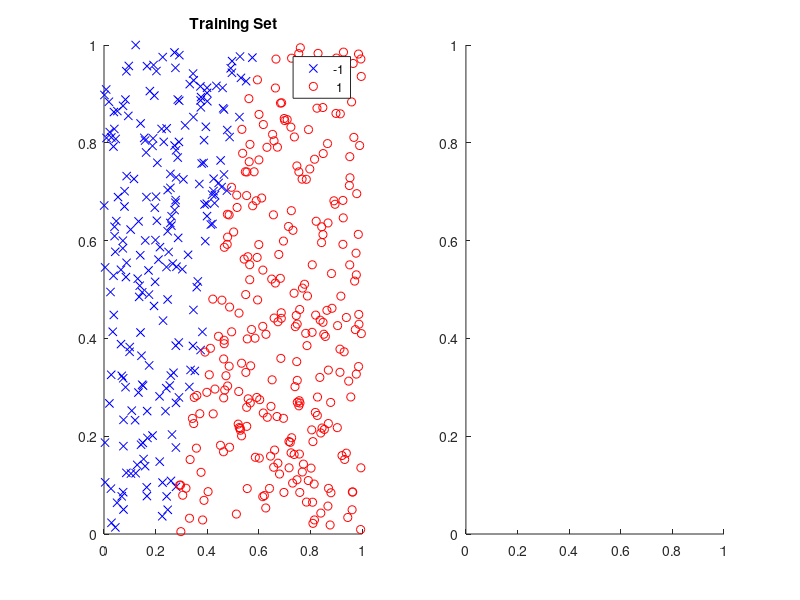

Write the MATLAB code that produced this figure. (Note: this script raises an error after producing the figure.)
% Martin Merener, martin.merener@gmail.com, 01-Dec-2014 %
% ------------------------------------------------------%

% Script implementing Support Vector Machines Explained, by Tristan Fletcher
% Case solved: classification - binary - Train Set Linearly Separable - Solution via QP.

d = 2; % dimension of space
N = 500; % number of training points           

MaxIter_Data = 200; % Matlab default is 200


% Creating target function: targetFun
Z = rand(d,d); % points that determine the hyperplane
P_in = Z(1,:);
G = Z(2:d,:)-repmat(P_in,d-1,1); % generators of the hyperplane's direction
P_out = 2*P_in; % point outside the hyperplane (?)
normal = P_out' - G'*pinv(G*G')*G*P_out'; % normal to hyperplane

% Generating points
X_train = rand(N,d); % training points
Y_train = sign((X_train-repmat(P_in,N,1))*normal); % given a point x outside the plane, the sign of (x-P_in)*normal determines wheter x lies on the plane or not

% Coefficients to solve the optimization problem:
H = (Y_train*Y_train').*(X_train*X_train');
f = -ones(N,1);
Aeq = Y_train';
beq = 0;
lb = zeros(N,1);
ub = [];

% Optimization: THOR or DELL (Ryerson)
% options = optimoptions('quadprog');
% options = optimoptions(options,'Display', 'off');
% options = optimoptions(options,'Algorithm', 'interior-point-convex');
% options = optimoptions(options,'MaxIter', MaxIter_Data);
% [alpha,fval,exitflag,output,lambda] = quadprog(H,f,A,b,Aeq,beq,[],[],[],options);

% Optimization: TOSHIBA
options = optimset;
options = optimset(options,'Display', 'off');
options = optimset(options,'Algorithm', 'interior-point-convex');
%[alpha,fval,exitflag,output,lambda] = quadprog(H,f,[],[],Aeq,beq,lb,ub,[],options);
[alpha,fval,exitflag,output,lambda] = quadprog(H,f,[],[],Aeq,beq,lb,ub,[],options);

% Coefficients for the hypothesis:
w = (alpha.*Y_train)'*X_train;
S = find(alpha>0.000001); % support vectors
n_S = length(S);
b = 0;
for J = 1:n_S
    b =  b + Y_train(S(J))-(alpha(S).*Y_train(S))'*(X_train(S,:)*X_train(S(J),:)');
end
b = b/n_S;

% Testing:
% Generating points
X_test = rand(N,d); % training points
Y_test = sign((X_test-repmat(P_in,N,1))*normal); % given a point x outside the plane, the sign of (x-P_in)*normal determines wheter x lies on the plane or not
Y_guess = sign(X_test*w'+b);

accuracy = mean(Y_test==Y_guess);
disp(accuracy)                                  

figure                                                       
subplot(1,2,1);                                                           
gscatter(X_train(:,1),X_train(:,2),Y_train,'br','xo');      
title('Training Set');                                       

subplot(1,2,2);                                              
gscatter(X_test(:,1),X_test(:,2),Y_guess,'br','xo');         
title('Testing Set with Guesses Labels');                    
